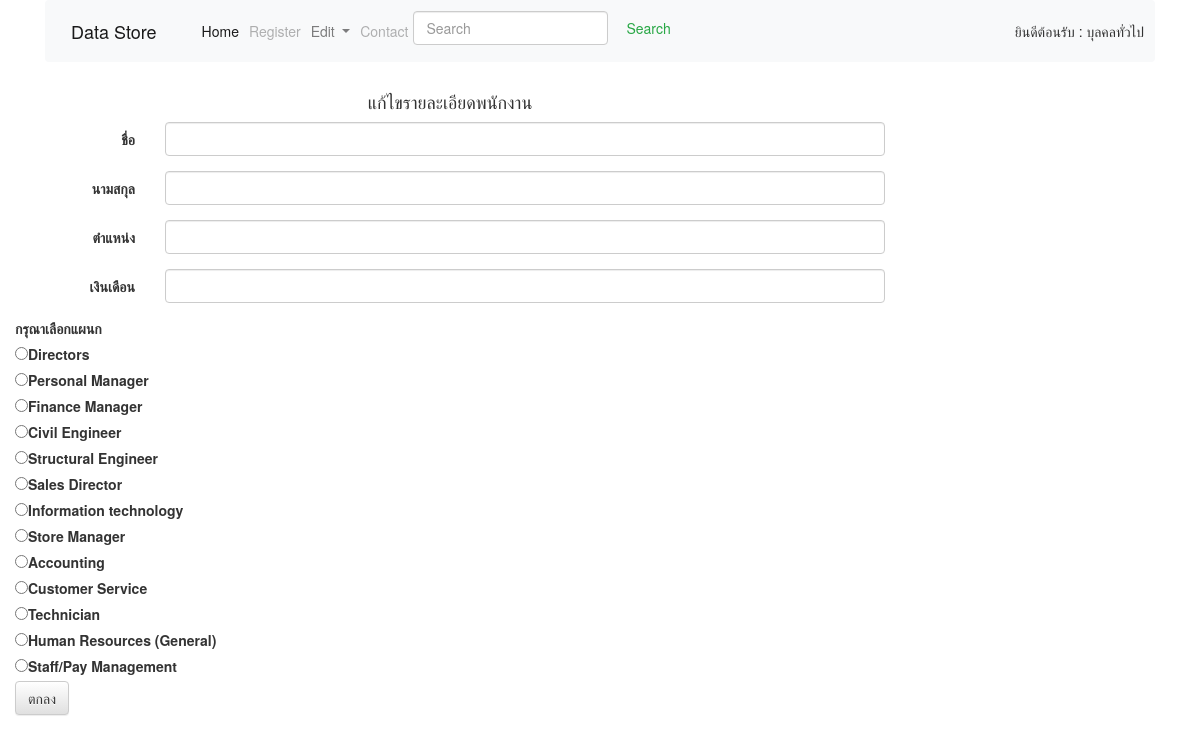
/5824631014-ProjectWeb/employee_edit.php, run on the app's committed database.
### tables this page shows
CREATE TABLE `department` (
  `dep_id` int(5) NOT NULL,
  `dep_name` varchar(25) NOT NULL
);

### 5824631014-ProjectWeb/employee_edit.php (the view, shortened to what this page needs)
<html>
    <head>
        <link rel="stylesheet" href="https://maxcdn.bootstrapcdn.com/bootstrap/4.0.0-beta.2/css/bootstrap.min.css">
        <link href="bootstrap/css/bootstrap.css" rel="stylesheet" type="text/css">
        <link href="bootstrap/css/bootstrap-theme.css" rel="stylesheet" type="text/css">
        <?php
            include 'menu.php';
        ?>
    </head>
    </head>
    <body>
                <div class="col-sm-12 col-md-9 col-lg-9">
                    <center><h4>แก้ไขรายละเอียดพนักงาน</h4></center>
                <?php
                    include './connection.php';
                    if(isset($_GET['submit'])){
                        $emy_id     = $_GET['emy_id'];
                        $emy_fname   = $_GET['emy_fname'];
                        $emy_lname = $_GET['emy_lname'];
                        $emy_dep_id = $_GET['emy_dep_id'];
                        $emy_pos = $_GET['emy_pos'];
                        $emy_salary = $_GET['emy_salary'];
                        $sql        = "update employee set emy_fname='$emy_fname', emy_lname ='$emy_lname' , emy_dep_id ='$emy_dep_id' "
                                . " , emy_pos ='$emy_pos' , emy_salary ='$emy_salary'   where emy_id='$emy_id'";
                        mysqli_query($conn,$sql);
                        mysqli_close($conn);
                        echo "แก้ไข $emy_fname เรียบร้อยแล้ว<br>";
                        echo '<a href="employee_list.php">แสดงรายการสินค้าทั้งหมด</a>';
                    }else{
                        $femy_id = $_REQUEST['emy_id'];
                        $sql =  "SELECT * FROM employee where emy_id='$femy_id'";
                        $result = mysqli_query($conn,$sql);
                        $row = mysqli_fetch_array($result, MYSQLI_ASSOC);
                        $femy_fname = $row['emy_fname'];
                        $femy_lname = $row['emy_lname'];
                        $femy_pos = $row['emy_pos'];
                ?>
                    <form class="form-horizontal" role="form" name="product_edit" action="<?php echo $_SERVER['PHP_SELF']?>">
                        <div class="form-group">
                            <label for="emy_fname" class="col-md-2 col-lg-2 control-label">ชื่อ</label>
                            <div class="col-md-10 col-lg-10">
                                <input type="text" name="emy_fname" id="emy_fname" class="form-control" value="<?php echo "$femy_fname";?>">
                            </div>
                        </div>
                        <div class="form-group">
                            <label for="emy_lname" class="col-md-2 col-lg-2 control-label">นามสกุล</label>
                            <div class="col-md-10 col-lg-10">
                                <input type="text" name="emy_lname" id="emy_lname" class="form-control" value="<?php echo "$femy_lname";?>">
                            </div>
                        </div>
                        <div class="form-group">
                            <label for="emy_pos" class="col-md-2 col-lg-2 control-label">ตำแหน่ง</label>
                            <div class="col-md-10 col-lg-10">
                                <input type="text" name="emy_pos" id="emy_pos" class="form-control" value="<?php echo "$femy_pos";?>">
                            </div>
                        </div>
                        <div class="form-group">
                            <label for="emy_salary" class="col-md-2 col-lg-2 control-label">เงินเดือน</label>
                            <div class="col-md-10 col-lg-10">
                                <input type="int" name="emy_salary" id="emy_salary" class="form-control">
                            </div>
                        </div>
                        <label>กรุณาเลือกแผนก</label><br>
                              <?php
                                include './connection.php';
                                $sql =  'SELECT * FROM department';
                                $result = mysqli_query($conn,$sql);
                                while (($row = mysqli_fetch_array($result, MYSQLI_ASSOC)) != NULL) {
                                    $dep = 'department['.$row['dep_id'].']';
                                    echo '<input type="radio" name=emy_dep_id ';
                                    echo 'id="' . $dep . '" ';
                                    echo 'value="'.$row['dep_id'].'">';
                                    echo '<label for="'.$dep.'">'.$row['dep_name'];
                                    echo '</label><br>';
                                }
                              ?>
                        <div class="form-group">
                            <div class="col-md-10 col-lg-10">
                                <input type="submit" name="submit" value="ตกลง" class="btn btn-default">
                            </div>
                        </div>
                    </form>
                <?php
                    }
                ?>
                </div>
    </body>
</html>

### data on the page
department: dep_name "Directors"
department: dep_name "Personal Manager"
department: dep_name "Finance Manager"
department: dep_name "Civil Engineer"
department: dep_name "Structural Engineer"
department: dep_name "Sales Director"
department: dep_name "Information technology"
department: dep_name "Store Manager"
department: dep_name "Accounting"
department: dep_name "Customer Service"
department: dep_name "Technician"
department: dep_name "Human Resources (General)"
department: dep_name "Staff/Pay Management"
